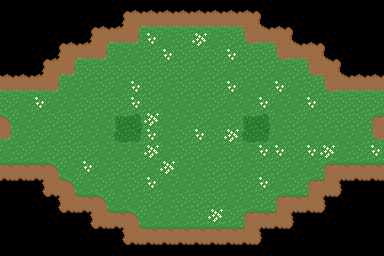

Below is a game level as drawn by its tile map, then a one-line description and the .tmx file that defines it, in full:
An orthogonal 24x16 tile map with 16x16 px tiles, 2 tile layers (reflections, background) and 20 objects (2x Teleporter).

<map version="1.5" tiledversion="1.7.2" orientation="orthogonal" renderorder="right-down" width="24" height="16" tilewidth="16" tileheight="16" infinite="0" nextlayerid="14" nextobjectid="73">
 <tileset firstgid="588" source="../Tilesets/OutdoorTerrains.tsx" />
 <layer id="12" name="reflections" width="24" height="16">
  <data encoding="csv">
0,0,0,0,0,0,0,0,0,0,0,0,0,0,0,0,0,0,0,0,0,0,0,0,
0,0,0,0,0,0,0,0,0,0,0,0,0,0,0,0,0,0,0,0,0,0,0,0,
0,0,0,0,0,0,0,0,0,0,0,0,0,0,0,0,0,0,0,0,0,0,0,0,
0,0,0,0,0,0,0,0,0,0,0,0,0,0,0,0,0,0,0,0,0,0,0,0,
0,0,0,0,0,0,0,0,0,0,0,0,0,0,0,0,0,0,0,0,0,0,0,0,
0,0,0,0,0,0,0,0,0,0,0,0,0,0,0,0,0,0,0,0,0,0,0,0,
0,0,0,0,0,0,0,0,0,0,0,0,0,0,0,0,0,0,0,0,0,0,0,0,
0,0,0,0,0,0,0,0,0,0,0,0,0,0,0,0,0,0,0,0,0,0,0,0,
0,0,0,0,0,0,0,0,0,0,0,0,0,0,0,0,0,0,0,0,0,0,0,0,
0,0,0,0,0,0,0,0,0,0,0,0,0,0,0,0,0,0,0,0,0,0,0,0,
0,0,0,0,0,0,0,0,0,0,0,0,0,0,0,0,0,0,0,0,0,0,0,0,
0,0,0,0,0,0,0,0,0,0,0,0,0,0,0,0,0,0,0,0,0,0,0,0,
0,0,0,0,0,0,0,0,0,0,0,0,0,0,0,0,0,0,0,0,0,0,0,0,
0,0,0,0,0,0,0,0,0,0,0,0,0,0,0,0,0,0,0,0,0,0,0,0,
0,0,0,0,0,0,0,0,0,0,0,0,0,0,0,0,0,0,0,0,0,0,0,0,
0,0,0,0,0,0,0,0,0,0,0,0,0,0,0,0,0,0,0,0,0,0,0,0
</data>
 </layer>
 <layer id="13" name="background" width="24" height="16">
  <data encoding="csv">
0,0,0,0,0,0,0,608,607,607,607,607,607,607,607,607,609,0,0,0,0,0,0,0,
0,0,0,0,0,608,607,602,591,605,605,605,605,605,605,592,601,607,609,0,0,0,0,0,
0,0,0,608,607,602,591,605,598,603,610,588,595,610,588,597,605,592,601,607,609,0,0,0,
0,0,608,602,591,605,598,610,610,588,603,588,588,588,603,588,588,597,605,592,601,609,0,0,
607,607,602,591,598,588,588,588,588,588,588,588,610,588,610,588,588,610,588,597,592,601,607,607,
605,605,605,598,610,610,588,610,603,588,610,588,588,588,603,610,610,603,610,588,597,605,605,605,
588,610,603,610,610,588,588,588,603,588,610,610,610,588,610,610,603,610,610,603,588,588,588,588,
590,610,610,588,588,610,610,620,621,595,610,610,588,610,588,620,621,610,588,610,588,588,588,589,
598,610,588,610,588,610,610,628,629,603,610,588,603,588,595,628,629,610,588,610,610,610,610,597,
610,588,610,588,588,588,610,610,610,595,610,588,588,610,588,610,603,603,588,603,595,610,588,603,
604,604,604,590,610,603,610,588,588,610,595,610,610,588,588,610,588,588,610,610,589,604,604,604,
606,606,594,599,590,610,588,610,588,603,610,610,610,588,610,588,603,610,588,589,600,593,606,606,
0,0,616,594,599,604,590,610,610,588,610,588,588,588,610,610,588,589,604,600,593,617,0,0,
0,0,0,616,606,594,599,604,590,610,610,610,588,595,588,589,604,600,593,606,617,0,0,0,
0,0,0,0,0,616,606,594,599,604,604,604,604,604,604,600,593,606,617,0,0,0,0,0,
0,0,0,0,0,0,0,616,606,606,606,606,606,606,606,606,617,0,0,0,0,0,0,0
</data>
 </layer>
 <objectgroup id="2" name="collisions">
  <object id="4" x="0" y="0" width="384" height="8" />
  <object id="5" x="0" y="8" width="120" height="16" />
  <object id="6" x="264" y="8" width="120" height="16" />
  <object id="7" x="0" y="40" width="56" height="16" />
  <object id="9" x="0" y="56" width="40" height="16" />
  <object id="12" x="0" y="200" width="56" height="16" />
  <object id="13" x="0" y="216" width="88" height="16" />
  <object id="14" x="0" y="232" width="120" height="16" />
  <object id="15" x="0" y="248" width="384" height="8" />
  <object id="16" x="296" y="24" width="88" height="16" />
  <object id="17" x="328" y="40" width="56" height="16" />
  <object id="18" x="344" y="56" width="40" height="16" />
  <object id="26" x="344" y="184" width="40" height="16" />
  <object id="27" x="328" y="200" width="56" height="16" />
  <object id="28" x="296" y="216" width="88" height="16" />
  <object id="59" x="0" y="24" width="88" height="16" />
  <object id="60" x="264" y="232" width="120" height="16" />
  <object id="66" x="0" y="184" width="40" height="16" />
 </objectgroup>
 <objectgroup id="6" name="teleporters">
  <object id="65" type="Teleporter" x="248" y="120" width="16" height="16">
   <properties>
    <property name="destination-map" value="test-map" />
    <property name="destination-x" type="float" value="136" />
    <property name="destination-y" type="float" value="120" />
    <property name="transition" type="bool" value="true" />
   </properties>
  </object>
  <object id="67" type="Teleporter" x="120" y="120" width="16" height="16">
   <properties>
    <property name="destination-map" value="test-map" />
    <property name="destination-x" type="float" value="232" />
    <property name="destination-y" type="float" value="120" />
    <property name="transition" type="bool" value="true" />
   </properties>
  </object>
 </objectgroup>
</map>